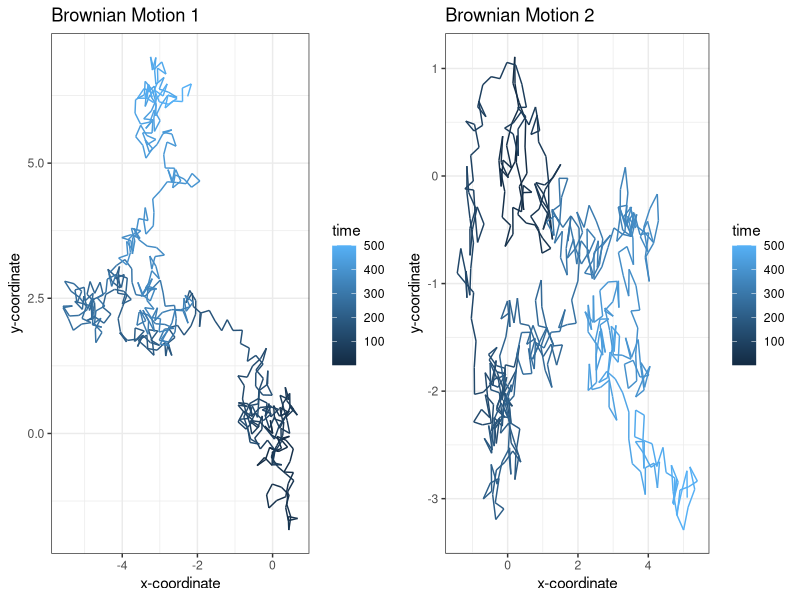

The R source for this figure:
#install.packages("ggplot2")
#install.packages("gridExtra")
library(ggplot2)
library(gridExtra)

# Function to generate reproducible Brownian motion
brownian_motion <- function(n_steps, seed) {
  set.seed(seed)  # Set seed for reproducibility
  
  df <- data.frame(x = rep(NA, n_steps), y = rep(NA, n_steps), time = 1:n_steps)
  df[1,] <- c(0, 0, 1)
  
  for (i in 2:n_steps) {
    h <- 0.25
    angle <- runif(1, min = 0, max = 2 * pi)
    
    df[i,1] <- df[i-1,1] + cos(angle) * h
    df[i,2] <- df[i-1,2] + sin(angle) * h
    df[i,3] <- i
  }
  
  return(df)
}

# Set seed for reproducibility
set.seed(123)

# Generate data for the first plot
data1 <- brownian_motion(500, seed = 123)

# Create the first plot
plot1 <- ggplot(aes(x = x, y = y), data = data1) +
  geom_path(aes(colour = time)) +
  theme_bw() +
  xlab("x-coordinate") +
  ylab("y-coordinate") +
  ggtitle("Brownian Motion 1")

# Generate data for the second plot
data2 <- brownian_motion(500, seed = 456)

# Create the second plot
plot2 <- ggplot(aes(x = x, y = y), data = data2) +
  geom_path(aes(colour = time)) +
  theme_bw() +
  xlab("x-coordinate") +
  ylab("y-coordinate") +
  ggtitle("Brownian Motion 2")

# Arrange the plots side by side
grid.arrange(plot1, plot2, ncol = 2)

